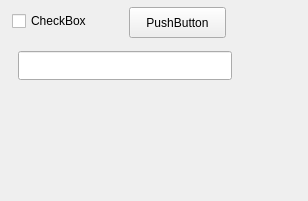
<?xml version="1.0" encoding="UTF-8"?>
<ui version="4.0">
 <class>testWin</class>
 <widget class="QWidget" name="testWin">
  <property name="geometry">
   <rect>
    <x>0</x>
    <y>0</y>
    <width>308</width>
    <height>201</height>
   </rect>
  </property>
  <property name="acceptDrops">
   <bool>true</bool>
  </property>
  <property name="windowTitle">
   <string>TestWindow</string>
  </property>
  <widget class="QCheckBox" name="ch">
   <property name="geometry">
    <rect>
     <x>12</x>
     <y>8</y>
     <width>94</width>
     <height>26</height>
    </rect>
   </property>
   <property name="text">
    <string>CheckBox</string>
   </property>
   <property name="tristate">
    <bool>true</bool>
   </property>
  </widget>
  <widget class="QPushButton" name="btn">
   <property name="geometry">
    <rect>
     <x>129</x>
     <y>7</y>
     <width>97</width>
     <height>31</height>
    </rect>
   </property>
   <property name="text">
    <string>PushButton</string>
   </property>
  </widget>
  <widget class="QLineEdit" name="le">
   <property name="geometry">
    <rect>
     <x>18</x>
     <y>51</y>
     <width>214</width>
     <height>29</height>
    </rect>
   </property>
  </widget>
 </widget>
 <resources/>
 <connections/>
</ui>
